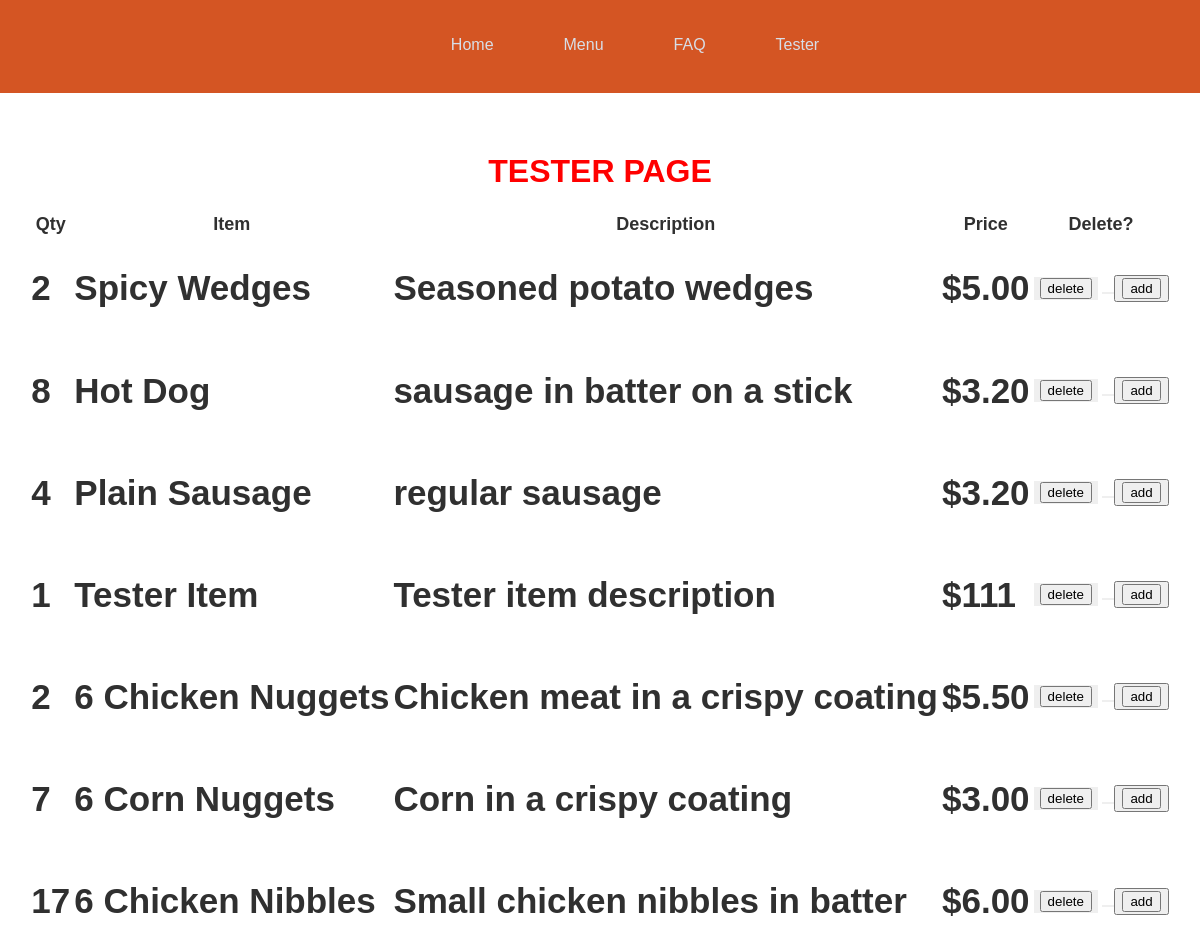
Page /tester on the committed database.
### tables this page shows
CREATE TABLE item (id INTEGER PRIMARY KEY, name STRING, description STRING, price DECIMAL, type STRING (100));

### main.py (the view)
@app.route("/tester", methods =['GET', 'POST'])
def tester():
    cursor = get_db().cursor()
    distinct = "select item_id, name, description, price, count(*) as ct from item INNER JOIN order_item ON item.id = order_item.item_id group by item_id order by item_id"
    cursor.execute(distinct)
    distinct = cursor.fetchall()
    return render_template("tester.html", distinct = distinct)

### main.py (called while the page is built)
def get_db():
    db = getattr(g, '_database', None)
    if db is None:
        db = g._database = sqlite3.connect(DATABASE)
    return db

@app.teardown_appcontext
def close_connection(exception):
    db = getattr(g, '_database', None)
    if db is not None:
        db.close()

### templates/tester.html (shortened to what this page needs)
{% extends 'base.html' %}
{% block content %}
<!DOCTYPE html>
<html lang="en">
<head>
</head>
<body>
  <div class="content">
  <h1>TESTER PAGE</h1>
  <table class="center">
      <tr>
        <th>Qty</th>
        <th>Item</th>
        <th>Description</th>
        <th>Price</th>
        <th>Delete?</th>
      </tr>
  {% for item in distinct %}
<tr>
    <td><h2>{{ item [4] }}</h2></td>
    <td><h2>{{ item [1] }}</h2></td>
    <td><h2>{{ item [2] }}</h2></td>
    <td><h2>{{ item [3]}}</h2></td>
    <td>
      <div class = "btn-group">
        <button class = "button">
          <form action="/delete" method="post">
          <input type="submit" value="delete">
          </form>
    </button>
    <button class ="button">
        <form action="/add" method="post">
          <button>
            <input type="submit" value="add"></button>
        </form>
    </button>
    </div>
    </td>
</tr>
  {% endfor %}
  </table>
  </div>
</body>
{% endblock %}

### static/stickymenu.css (style rules this page uses)
* { font-family: sans-serif; }
body { padding:0px; margin: 0; }
.content { margin-top: 60px; }
h1 { color: red; text-align: center; font-family: Arial, Helvetica, sans-serif; }
h2 { color: rgb(48, 48, 48); font-family: Arial, Helvetica, sans-serif; font-size: 35px; text-align: left; }
table.center { margin-left: auto; margin-right: auto; }
th { color: rgb(48, 48, 48); font-family: Arial, Helvetica, sans-serif; font-size: large; text-align: center; }

### templates/tester.html (style rules this page uses)
.btn-group .button { border: none; display: inline-block; }

### rows in the picture
item: item "2", name "Spicy Wedges", description "Seasoned potato wedges", price "$5.00"
item: item "8", name "Hot Dog", description "sausage in batter on a stick", price "$3.20"
item: item "4", name "Plain Sausage", description "regular sausage", price "$3.20"
item: item "1", name "Tester Item", description "Tester item description", price "$111"
item: item "2", name "6 Chicken Nuggets", description "Chicken meat in a crispy coating", price "$5.50"
item: item "7", name "6 Corn Nuggets", description "Corn in a crispy coating", price "$3.00"
item: item "17", name "6 Chicken Nibbles", description "Small chicken nibbles in batter", price "$6.00"
